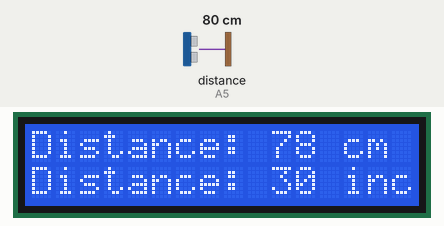
Recording of a sketch running on a simulated Arduino Uno, built with avr-gcc and run on an emulated ATmega328P. On the bench: 16×2 character LCD. Wiring (inferred from the names in the program): ultrasonic range finder: trigger A4; echo A5. The inputs (shaded band) are chosen by the test bench; at power-on: distance to the obstacle (sensor on A5) 80 cm. The echo pulse lasts 58.3 µs per cm.

Above: at 1.26 s.
1.3 s: distance to the obstacle (sensor on A5) set to 2 cm
At 2.4 s:
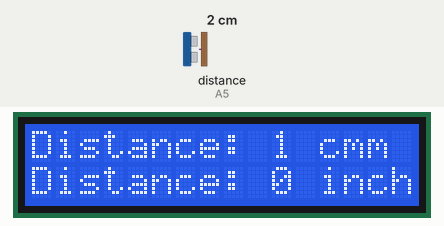
2.8 s: distance to the obstacle (sensor on A5) set to 18 cm
At 3.5 s:
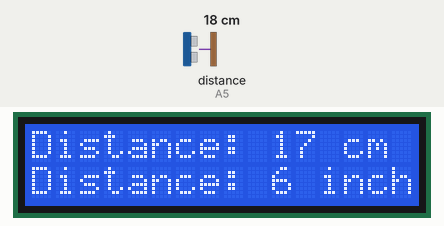
4.3 s: distance to the obstacle (sensor on A5) set to 4 cm
At 5.0 s:
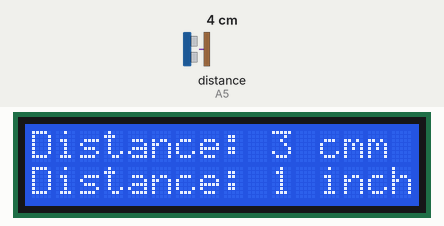
Timing chart, 0 to 7.3 s (numbered marks = the images above; inputs shaded):
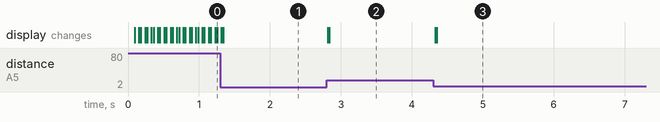

The sketch:

distance_measurement.ino
```cpp
#include <LiquidCrystal.h>                //  includes the LiquidCrystal Library

LiquidCrystal lcd(12, 11, 5, 4, 3, 2);    // interfacing pins of lcd

const int trigPin = A4;                  //  defines pin number
const int echoPin = A5;                  //  defines pin number

long duration;                           //  defining the variable
int distanceCm, distanceInch;            //  defining the variable

void setup()
{
lcd.begin(16,2);                       // Initializes the interface to the LCD screen, and specifies the dimensions (width and height) of the display
pinMode(trigPin, OUTPUT);             // Setting the trigPin as output
pinMode(echoPin, INPUT);              // Setting the echoPin as input
}
void loop()
{

digitalWrite(trigPin, LOW);         // turn off the trigpin
delayMicroseconds(2);               // wait for 2 microsecond
digitalWrite(trigPin, HIGH);        // turn on the trigpin
delayMicroseconds(10);              // wait for 10 microsecond
digitalWrite(trigPin, LOW);

//Reads the echopin, returns the sound wave travelling time in microseconds
duration = pulseIn(echoPin, HIGH);    // To receive the reflected signal


// calculating the distance
distanceCm= duration*0.034/2;         // calculating distance in cm
distanceInch = duration*0.0133/2;     // calculating distance in inch


// setting the cursor and printing the distance in lcd
lcd.setCursor(0,0);                  // Sets the cursor to column 0 and line 0
lcd.print("Distance: ");             // Prints string "Distance" on the LCD
lcd.print(distanceCm);               // Prints the distance value from the sensor
lcd.print(" cm");                    // Prints the distance in cm
delay(10);


// setting the cursor and printing the distance in lcd
lcd.setCursor(0,1);                // Sets the cursor to column 0 and line 1
lcd.print("Distance: ");           // Prints string "Distance" on the LCD
lcd.print(distanceInch);           // Prints the distance value from the sensor
lcd.print(" inch");                // Prints the distance in inches
delay(10);
}
```

Measured:
- after the input at 1.3 s, the display: first differs from a run without the input at once (image 1)
- after the input at 2.8 s, the display: first changes at once (image 2 shows a later state)
- after the input at 4.3 s, the display: first changes at once (image 3 shows a later state)
